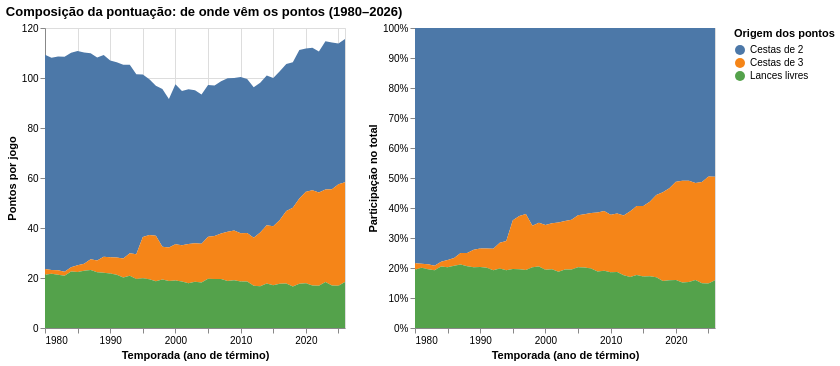

The notebook cell saved with this chart:
### Markdown cell above
## 6. Q3 — Como a bola de três pontos foi incorporada e que impacto teve na composição do ataque?

Convertemos os acertos em pontos (2 × cestas de 2, 3 × cestas de 3 e lances livres), de modo que as três parcelas somam o total. O gráfico mostra a composição em pontos e em participação, de 1980 a 2026.

### Code cell
nomes_origens = {"pontos_2pts": "Cestas de 2", "pontos_3pts": "Cestas de 3", "pontos_ll": "Lances livres"}
df_composicao = df_liga[df_liga["season"] >= 1980].melt(
    id_vars="season", value_vars=list(nomes_origens), var_name="origem", value_name="pontos")
df_composicao["origem"] = df_composicao["origem"].map(nomes_origens)


def cria_area(empilhamento, titulo_y):
    return alt.Chart(df_composicao).mark_area().encode(
        x=X_TEMPORADA,
        y=alt.Y("pontos:Q", stack=empilhamento, title=titulo_y),
        color=alt.Color("origem:N", title="Origem dos pontos", scale=alt.Scale(range=["#4c78a8", "#f58518", "#54a24b"])),
        tooltip=[alt.Tooltip("season:Q", title="Temporada", format="d"), alt.Tooltip("origem:N", title="Origem"),
                 alt.Tooltip("pontos:Q", title="Pontos por jogo", format=".1f")],
    ).properties(width=300, height=300)


(cria_area("zero", "Pontos por jogo") | cria_area("normalize", "Participação no total")).properties(
    title="Composição da pontuação: de onde vêm os pontos (1980–2026)")

### Figure 1 — Vega-Lite specification as saved in the notebook (floating-point values rounded to 4 significant figures; data arrays with more than 128 entries replaced by an {"elided": "..."} marker saying what was removed)
{"config": {"view": {"continuousWidth": 300, "continuousHeight": 300}}, "hconcat": [{"mark": {"type": "area"}, "encoding": {"color": {"field": "origem", "scale": {"range": ["#4c78a8", "#f58518", "#54a24b"]}, "title": "Origem dos pontos", "type": "nominal"}, "tooltip": [{"field": "season", "format": "d", "title": "Temporada", "type": "quantitative"}, {"field": "origem", "title": "Origem", "type": "nominal"}, {"field": "pontos", "format": ".1f", "title": "Pontos por jogo", "type": "quantitative"}], "x": {"axis": {"format": "d"}, "field": "season", "scale": {"nice": false, "zero": false}, "title": "Temporada (ano de término)", "type": "quantitative"}, "y": {"field": "pontos", "stack": "zero", "title": "Pontos por jogo", "type": "quantitative"}}, "height": 300, "width": 300}, {"mark": {"type": "area"}, "encoding": {"color": {"field": "origem", "scale": {"range": ["#4c78a8", "#f58518", "#54a24b"]}, "title": "Origem dos pontos", "type": "nominal"}, "tooltip": [{"field": "season", "format": "d", "title": "Temporada", "type": "quantitative"}, {"field": "origem", "title": "Origem", "type": "nominal"}, {"field": "pontos", "format": ".1f", "title": "Pontos por jogo", "type": "quantitative"}], "x": {"axis": {"format": "d"}, "field": "season", "scale": {"nice": false, "zero": false}, "title": "Temporada (ano de término)", "type": "quantitative"}, "y": {"field": "pontos", "stack": "normalize", "title": "Participação no total", "type": "quantitative"}}, "height": 300, "width": 300}], "data": {"name": "data-d9258dc8df0de4eb39f8268f028a84c8"}, "title": "Composição da pontuação: de onde vêm os pontos (1980–2026)", "$schema": "https://vega.github.io/schema/vega-lite/v6.4.1.json", "datasets": {"data-d9258dc8df0de4eb39f8268f028a84c8": {"elided": "141 records"}}}
